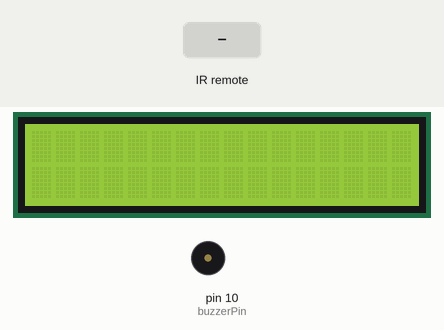
Recording of a sketch running on a simulated Arduino Uno, built with avr-gcc and run on an emulated ATmega328P. Shown: 16×2 character LCD, buzzer (waves = sounding, pin HIGH). Inputs (shaded band) come from the test bench. What the sketch prints to the serial monitor is not drawn.

Above: at 1.2 s.
1.3 s: infrared code 0xFF30CF received
At 2.3 s:
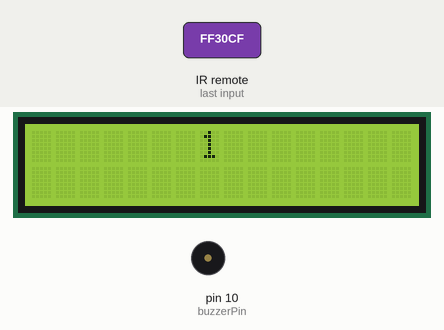
2.8 s: infrared code 0xFF18E7 received
At 3.5 s:
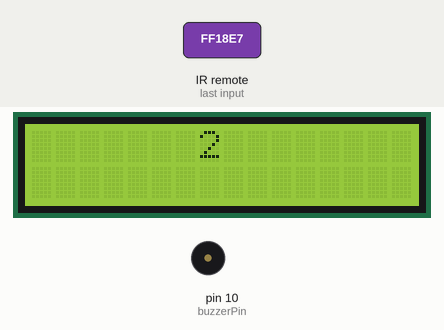
4.3 s: infrared code 0xFF7A85 received
At 4.6 s:
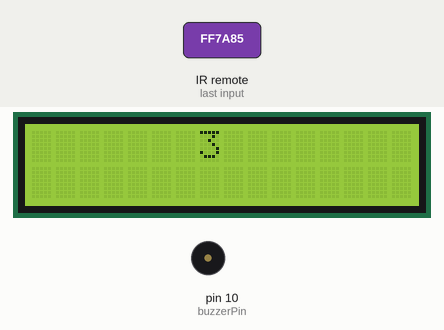
5.8 s: infrared code 0xFF10EF received
At 7.0 s:
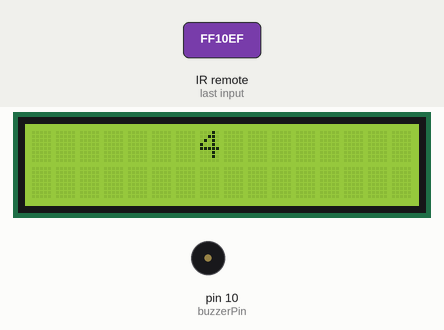
7.3 s: infrared code 0xFF38C7 received
At 8.1 s:
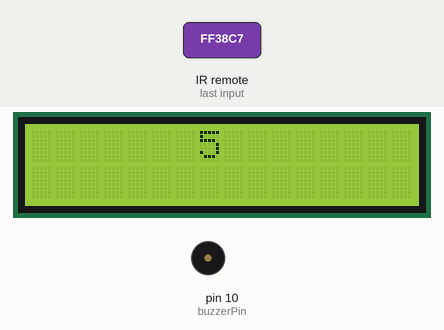
8.8 s: infrared code 0xFF5AA5 received
At 9.2 s:
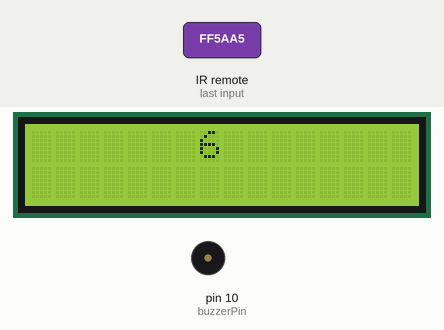
Timing chart, 0 to 11.3 s (numbered marks = the images above; inputs shaded):
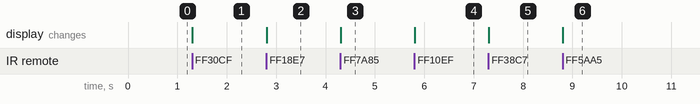

The sketch:

3.26test2.ino
```cpp
#include <IRremote.h>
#include <Wire.h>
#include <LiquidCrystal_I2C.h>

// **按键编码（NEC协议）**
#define KEY_1 0xFF30CF
#define KEY_2 0xFF18E7
#define KEY_3 0xFF7A85
#define KEY_4 0xFF10EF
#define KEY_5 0xFF38C7
#define KEY_6 0xFF5AA5
#define KEY_7 0xFF42BD
#define KEY_8 0xFF4AB5
#define KEY_9 0xFF52AD

// **硬件引脚**
const int irReceiverPin = 8;  // 红外接收引脚
const int buzzerPin = 10;      // 有源蜂鸣器引脚

// **LCD1602 初始化**
LiquidCrystal_I2C lcd(0x27, 16, 2);

// **红外接收**
IRrecv irrecv(irReceiverPin); // 创建 IRrecv 对象
decode_results results;

// **长按检测**
unsigned long pressStartTime = 0;
const int LONG_PRESS_THRESHOLD = 1000; // 长按阈值（ms）
bool buttonPressed = false;  // 标记按键是否被按下

void setup() {
  pinMode(buzzerPin, OUTPUT);   // 设置蜂鸣器为输出模式
  Serial.begin(9600);           // 初始化串口
  irrecv.enableIRIn();          // 启用红外接收
  lcd.init();
  lcd.backlight();              // 开启 LCD 背光
}

// **短按显示**
void noblink(int num) {
  lcd.clear();
  lcd.setCursor(7, 0);
  lcd.print(num);
}

// **长按显示（闪烁）**
void blink(int num) {
  for (int i = 0; i < 5; i++) {
    lcd.clear();
    lcd.setCursor(7, 0);
    lcd.print(num);
    delay(300);
    lcd.clear();
    delay(300);
  }
}

// **蜂鸣器报警**
void beep() {
  digitalWrite(buzzerPin, HIGH);
  delay(1000);
  digitalWrite(buzzerPin, LOW);
}

// **处理红外按键**
void remote_deal(unsigned long ir_code) {
  int num = -1;

  switch (ir_code) {
    case KEY_1: num = 1; break;
    case KEY_2: num = 2; break;
    case KEY_3: num = 3; break;
    case KEY_4: num = 4; break;
    case KEY_5: num = 5; break;
    case KEY_6: num = 6; break;
    case KEY_7: num = 7; break;
    case KEY_8: num = 8; break;
    case KEY_9: num = 9; break;
  }

  if (num != -1) {
    if (!buttonPressed) { // **如果按键刚刚按下**
      pressStartTime = millis();
      buttonPressed = true;
    }

    unsigned long pressTime = millis() - pressStartTime;

    if (pressTime >= LONG_PRESS_THRESHOLD) {  // **长按**
      blink(num);
      beep();
    } else {  // **短按**
      noblink(num);
    }
  }
}

void loop() {
  if (irrecv.decode(&results)) {  // 解析红外信号
    Serial.print("irCode: ");
    Serial.print(results.value, HEX);
    Serial.print(", bits: ");
    Serial.println(results.bits);

    remote_deal(results.value);
    irrecv.resume();  // 继续接收
  }

  // **检测按键是否松开**
  if (buttonPressed && irrecv.decode(&results) == 0) {
    buttonPressed = false;  // **按键松开，重置状态**
  }
}
```

Measured:
- after the input at 1.3 s, the display: changes at once (image 1)
- after the input at 2.8 s, the display: changes at once (image 2)
- after the input at 4.3 s, the display: changes at once (image 3)
- after the input at 5.8 s, the display: changes at once (image 4)
- after the input at 7.3 s, the display: changes at once (image 5)
- after the input at 8.8 s, the display: changes at once (image 6)
